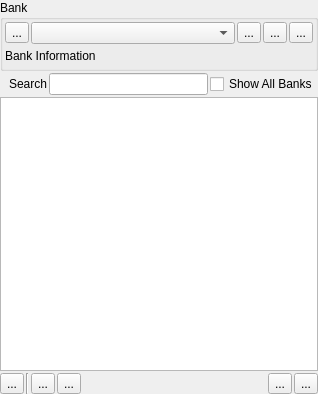
<?xml version="1.0" encoding="UTF-8"?>
<ui version="4.0">
 <class>ManagerWidget</class>
 <widget class="QWidget" name="ManagerWidget">
  <property name="geometry">
   <rect>
    <x>0</x>
    <y>0</y>
    <width>318</width>
    <height>394</height>
   </rect>
  </property>
  <property name="windowTitle">
   <string>Form</string>
  </property>
  <layout class="QVBoxLayout" name="verticalLayout">
   <property name="spacing">
    <number>2</number>
   </property>
   <property name="leftMargin">
    <number>0</number>
   </property>
   <property name="topMargin">
    <number>0</number>
   </property>
   <property name="rightMargin">
    <number>0</number>
   </property>
   <property name="bottomMargin">
    <number>0</number>
   </property>
   <item>
    <widget class="QGroupBox" name="grpBank">
     <property name="title">
      <string>Bank</string>
     </property>
     <layout class="QVBoxLayout" name="verticalLayout_2">
      <property name="spacing">
       <number>2</number>
      </property>
      <property name="leftMargin">
       <number>2</number>
      </property>
      <property name="topMargin">
       <number>2</number>
      </property>
      <property name="rightMargin">
       <number>2</number>
      </property>
      <property name="bottomMargin">
       <number>2</number>
      </property>
      <item>
       <layout class="QHBoxLayout" name="horizontalLayout_4">
        <item>
         <widget class="QToolButton" name="btnAddBank">
          <property name="text">
           <string>...</string>
          </property>
         </widget>
        </item>
        <item>
         <widget class="QComboBox" name="cmbBanks"/>
        </item>
        <item>
         <widget class="QToolButton" name="btnBankSettings">
          <property name="text">
           <string>...</string>
          </property>
         </widget>
        </item>
        <item>
         <widget class="QToolButton" name="btnOpenExplorer">
          <property name="text">
           <string>...</string>
          </property>
         </widget>
        </item>
        <item>
         <widget class="QToolButton" name="btnRemoveBank">
          <property name="text">
           <string>...</string>
          </property>
         </widget>
        </item>
       </layout>
      </item>
      <item>
       <layout class="QHBoxLayout" name="horizontalLayout_6">
        <property name="spacing">
         <number>2</number>
        </property>
        <item>
         <widget class="QLabel" name="lblBankInfo">
          <property name="text">
           <string>Bank Information</string>
          </property>
         </widget>
        </item>
        <item>
         <spacer name="horizontalSpacer">
          <property name="orientation">
           <enum>Qt::Orientation::Horizontal</enum>
          </property>
          <property name="sizeHint" stdset="0">
           <size>
            <width>40</width>
            <height>20</height>
           </size>
          </property>
         </spacer>
        </item>
       </layout>
      </item>
     </layout>
    </widget>
   </item>
   <item>
    <layout class="QHBoxLayout" name="horizontalLayout">
     <item>
      <widget class="QLabel" name="lblSearchIcon">
       <property name="sizePolicy">
        <sizepolicy hsizetype="Maximum" vsizetype="Preferred">
         <horstretch>0</horstretch>
         <verstretch>0</verstretch>
        </sizepolicy>
       </property>
       <property name="text">
        <string/>
       </property>
       <property name="textFormat">
        <enum>Qt::TextFormat::PlainText</enum>
       </property>
       <property name="pixmap">
        <pixmap resource="../../data/HyEditor.qrc">:/icons16x16/search.png</pixmap>
       </property>
      </widget>
     </item>
     <item>
      <widget class="QLabel" name="lblSearchText">
       <property name="text">
        <string>Search</string>
       </property>
      </widget>
     </item>
     <item>
      <widget class="QLineEdit" name="txtSearch"/>
     </item>
     <item>
      <widget class="QCheckBox" name="chkShowAllBanks">
       <property name="sizePolicy">
        <sizepolicy hsizetype="Maximum" vsizetype="Fixed">
         <horstretch>0</horstretch>
         <verstretch>0</verstretch>
        </sizepolicy>
       </property>
       <property name="text">
        <string>Show All Banks</string>
       </property>
      </widget>
     </item>
    </layout>
   </item>
   <item>
    <widget class="ManagerTreeView" name="assetTree">
     <property name="dragEnabled">
      <bool>true</bool>
     </property>
     <property name="dragDropMode">
      <enum>QAbstractItemView::DragDropMode::InternalMove</enum>
     </property>
     <property name="selectionMode">
      <enum>QAbstractItemView::SelectionMode::ExtendedSelection</enum>
     </property>
     <property name="headerHidden">
      <bool>true</bool>
     </property>
    </widget>
   </item>
   <item>
    <layout class="QHBoxLayout" name="lytBottomToolBar">
     <item>
      <widget class="QToolButton" name="btnCreateFilter">
       <property name="text">
        <string>...</string>
       </property>
      </widget>
     </item>
     <item>
      <widget class="Line" name="line">
       <property name="orientation">
        <enum>Qt::Orientation::Vertical</enum>
       </property>
      </widget>
     </item>
     <item>
      <widget class="QToolButton" name="btnImportAssets">
       <property name="text">
        <string>...</string>
       </property>
      </widget>
     </item>
     <item>
      <widget class="QToolButton" name="btnImportDir">
       <property name="text">
        <string>...</string>
       </property>
      </widget>
     </item>
     <item>
      <layout class="QHBoxLayout" name="lytBottomToolBarEx"/>
     </item>
     <item>
      <spacer name="horizontalSpacer_5">
       <property name="orientation">
        <enum>Qt::Orientation::Horizontal</enum>
       </property>
       <property name="sizeHint" stdset="0">
        <size>
         <width>40</width>
         <height>20</height>
        </size>
       </property>
      </spacer>
     </item>
     <item>
      <widget class="QToolButton" name="btnReplaceAssets">
       <property name="text">
        <string>...</string>
       </property>
      </widget>
     </item>
     <item>
      <widget class="QToolButton" name="btnDeleteAssets">
       <property name="text">
        <string>...</string>
       </property>
      </widget>
     </item>
    </layout>
   </item>
  </layout>
  <action name="actionDeleteAssets">
   <property name="icon">
    <iconset resource="../../data/HyEditor.qrc">
     <normaloff>:/icons16x16/edit-delete.png</normaloff>:/icons16x16/edit-delete.png</iconset>
   </property>
   <property name="text">
    <string>Delete</string>
   </property>
   <property name="toolTip">
    <string>Removes the selected item(s). All affected banks will be regenerated.</string>
   </property>
  </action>
  <action name="actionReplaceAssets">
   <property name="icon">
    <iconset resource="../../data/HyEditor.qrc">
     <normaloff>:/icons16x16/atlas-replaceFrame.png</normaloff>:/icons16x16/atlas-replaceFrame.png</iconset>
   </property>
   <property name="text">
    <string>Replace Assets</string>
   </property>
   <property name="toolTip">
    <string>Replace the selected assets(s). All affected banks will be regnerated.</string>
   </property>
  </action>
  <action name="actionAddFilter">
   <property name="icon">
    <iconset resource="../../data/HyEditor.qrc">
     <normaloff>:/icons16x16/items/Filter-New.png</normaloff>:/icons16x16/items/Filter-New.png</iconset>
   </property>
   <property name="text">
    <string>Add Filter</string>
   </property>
   <property name="toolTip">
    <string>Insert a new filter to organize assets</string>
   </property>
  </action>
  <action name="actionRename">
   <property name="icon">
    <iconset resource="../../data/HyEditor.qrc">
     <normaloff>:/icons16x16/generic-rename.png</normaloff>:/icons16x16/generic-rename.png</iconset>
   </property>
   <property name="text">
    <string>Rename</string>
   </property>
   <property name="toolTip">
    <string>Renames the selected filter or asset</string>
   </property>
  </action>
  <action name="actionAddBank">
   <property name="icon">
    <iconset resource="../../data/HyEditor.qrc">
     <normaloff>:/icons16x16/generic-add.png</normaloff>:/icons16x16/generic-add.png</iconset>
   </property>
   <property name="text">
    <string>Add Bank</string>
   </property>
   <property name="toolTip">
    <string>Creates a new asset bank</string>
   </property>
  </action>
  <action name="actionRemoveBank">
   <property name="icon">
    <iconset resource="../../data/HyEditor.qrc">
     <normaloff>:/icons16x16/edit-delete.png</normaloff>:/icons16x16/edit-delete.png</iconset>
   </property>
   <property name="text">
    <string>Remove Bank</string>
   </property>
   <property name="toolTip">
    <string>Removes the currently selected bank.</string>
   </property>
  </action>
  <action name="actionImportAssets">
   <property name="icon">
    <iconset>
     <normaloff>:/icons16x16/items/Atlas-New.png</normaloff>:/icons16x16/items/Atlas-New.png</iconset>
   </property>
   <property name="text">
    <string>Import Assets</string>
   </property>
   <property name="toolTip">
    <string>Import 1 or more assets from a single directory</string>
   </property>
  </action>
  <action name="actionImportDirectory">
   <property name="icon">
    <iconset>
     <normaloff>:/icons16x16/items/Atlas-Open.png</normaloff>:/icons16x16/items/Atlas-Open.png</iconset>
   </property>
   <property name="text">
    <string>Import Asset Directory</string>
   </property>
   <property name="toolTip">
    <string>Imports all assets found recursively from a start directory</string>
   </property>
  </action>
  <action name="actionBankSettings">
   <property name="icon">
    <iconset resource="../../data/HyEditor.qrc">
     <normaloff>:/icons16x16/generic-settings.png</normaloff>:/icons16x16/generic-settings.png</iconset>
   </property>
   <property name="text">
    <string>Bank Settings</string>
   </property>
   <property name="toolTip">
    <string>Change asset bank options and for the currently selected bank</string>
   </property>
  </action>
  <action name="actionAssetSettings">
   <property name="icon">
    <iconset>
     <normaloff>:/icons16x16/items/Atlas-Settings.png</normaloff>:/icons16x16/items/Atlas-Settings.png</iconset>
   </property>
   <property name="text">
    <string>Asset Properties</string>
   </property>
   <property name="toolTip">
    <string>Configure all selected assets' properties</string>
   </property>
  </action>
  <action name="actionCreateTileSet">
   <property name="icon">
    <iconset resource="../../data/HyEditor.qrc">
     <normaloff>:/icons16x16/items/TileSet-New.png</normaloff>:/icons16x16/items/TileSet-New.png</iconset>
   </property>
   <property name="text">
    <string>Create New TileSet</string>
   </property>
   <property name="toolTip">
    <string>TileSets are a group of image tiles to create a game's layout and are used by TileMaps</string>
   </property>
  </action>
  <action name="actionOpenBankExplorer">
   <property name="icon">
    <iconset resource="../../data/HyEditor.qrc">
     <normaloff>:/icons16x16/items/Prefix.png</normaloff>:/icons16x16/items/Prefix.png</iconset>
   </property>
   <property name="text">
    <string>Open Bank in Explorer</string>
   </property>
   <property name="toolTip">
    <string>Opens File Explorer to the currently selected bank</string>
   </property>
  </action>
  <action name="actionOpenAssetExplorer">
   <property name="icon">
    <iconset resource="../../data/HyEditor.qrc">
     <normaloff>:/icons16x16/items/Prefix-Open.png</normaloff>:/icons16x16/items/Prefix-Open.png</iconset>
   </property>
   <property name="text">
    <string>Open Containing Meta Folder</string>
   </property>
   <property name="toolTip">
    <string>Opens File Explorer to the copy of the asset's meta file</string>
   </property>
  </action>
  <action name="actionSyncFilterAssets">
   <property name="icon">
    <iconset resource="../../data/HyEditor.qrc">
     <normaloff>:/icons16x16/sync-folder.png</normaloff>:/icons16x16/sync-folder.png</iconset>
   </property>
   <property name="text">
    <string>Synchronize Filter Assets</string>
   </property>
   <property name="toolTip">
    <string>Synchronize a filters' assets with how they are stored on the file system</string>
   </property>
  </action>
  <action name="actionNewBuild">
   <property name="enabled">
    <bool>true</bool>
   </property>
   <property name="icon">
    <iconset resource="../../data/HyEditor.qrc">
     <normaloff>:/icons16x16/items/Build-New.png</normaloff>:/icons16x16/items/Build-New.png</iconset>
   </property>
   <property name="text">
    <string>New Build</string>
   </property>
   <property name="toolTip">
    <string>Create a new build for the currently active project</string>
   </property>
  </action>
  <action name="actionBuildSettings">
   <property name="enabled">
    <bool>true</bool>
   </property>
   <property name="icon">
    <iconset resource="../../data/HyEditor.qrc">
     <normaloff>:/icons16x16/items/Build-Settings.png</normaloff>:/icons16x16/items/Build-Settings.png</iconset>
   </property>
   <property name="text">
    <string>Build Settings</string>
   </property>
   <property name="toolTip">
    <string>Change build settings for currently active project</string>
   </property>
  </action>
  <action name="actionOpenBuild">
   <property name="enabled">
    <bool>false</bool>
   </property>
   <property name="icon">
    <iconset resource="../../data/HyEditor.qrc">
     <normaloff>:/icons16x16/items/Build-Open.png</normaloff>:/icons16x16/items/Build-Open.png</iconset>
   </property>
   <property name="text">
    <string>Open Build</string>
   </property>
   <property name="toolTip">
    <string>Launches the IDE or equivalent of this build</string>
   </property>
   <property name="menuRole">
    <enum>QAction::MenuRole::NoRole</enum>
   </property>
  </action>
  <action name="actionDeleteBuild">
   <property name="enabled">
    <bool>false</bool>
   </property>
   <property name="icon">
    <iconset resource="../../data/HyEditor.qrc">
     <normaloff>:/icons16x16/items/Build-Delete.png</normaloff>:/icons16x16/items/Build-Delete.png</iconset>
   </property>
   <property name="text">
    <string>Delete Build</string>
   </property>
   <property name="toolTip">
    <string>Deletes the selected build (this does not affect source code)</string>
   </property>
   <property name="menuRole">
    <enum>QAction::MenuRole::NoRole</enum>
   </property>
  </action>
  <action name="actionPackageBuild">
   <property name="icon">
    <iconset resource="../../data/HyEditor.qrc">
     <normaloff>:/icons16x16/package-x-generic.png</normaloff>:/icons16x16/package-x-generic.png</iconset>
   </property>
   <property name="text">
    <string>Package Build</string>
   </property>
   <property name="toolTip">
    <string>Create a redistributable package of this game, using this build</string>
   </property>
   <property name="menuRole">
    <enum>QAction::MenuRole::NoRole</enum>
   </property>
  </action>
  <action name="actionSliceSpriteSheet">
   <property name="icon">
    <iconset resource="../../data/HyEditor.qrc">
     <normaloff>:/icons16x16/slice-sprite-sheet.png</normaloff>:/icons16x16/slice-sprite-sheet.png</iconset>
   </property>
   <property name="text">
    <string>Import Sprite Sheet(s)</string>
   </property>
   <property name="toolTip">
    <string>Batch import sprite sheets with similar frame sizes</string>
   </property>
   <property name="menuRole">
    <enum>QAction::MenuRole::NoRole</enum>
   </property>
  </action>
  <action name="actionAddClassFiles">
   <property name="icon">
    <iconset resource="../../data/HyEditor.qrc">
     <normaloff>:/icons16x16/items/Source-New.png</normaloff>:/icons16x16/items/Source-New.png</iconset>
   </property>
   <property name="text">
    <string>Add Class Files</string>
   </property>
   <property name="toolTip">
    <string>Add C++ class files to the project</string>
   </property>
   <property name="menuRole">
    <enum>QAction::MenuRole::NoRole</enum>
   </property>
  </action>
 </widget>
 <customwidgets>
  <customwidget>
   <class>ManagerTreeView</class>
   <extends>QTreeView</extends>
   <header>ManagerWidget.h</header>
  </customwidget>
 </customwidgets>
 <resources>
  <include location="../../data/HyEditor.qrc"/>
  <include location="../../data/HyEditor.qrc"/>
 </resources>
 <connections/>
</ui>
